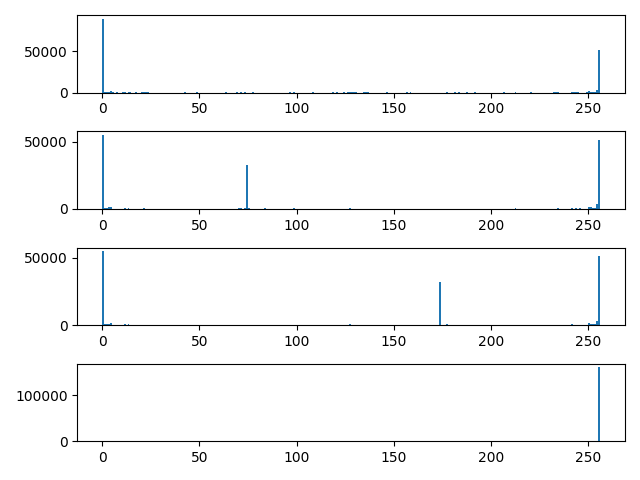
#> input picture problems.histogram/1.png, 640 x 480 px
$ python histogram.py --image 1.png
#> lines starting #> are read from the running program, lines starting #| are printed output that depends on the picture
from PIL import Image
import numpy as np
import matplotlib.pyplot as plt

import argparse

parser = argparse.ArgumentParser()
parser.add_argument("--image", type=str)
parser.add_argument("--output", type=str)

args = parser.parse_args()

img = Image.open(args.image)
#> img is the input picture: PIL image 640x480 RGBA; mean R, G, B, A 247.3, 247.7, 248, 255

fig, axes = plt.subplots(4, 1)
a = np.array(img)

for i in range(4):
    c = a.T[i]
    axes[i].hist(c.flatten(), bins=np.arange(256 + 1))
#> this loop made 4 passes
#> pass 1, `c = a.T[i]`:
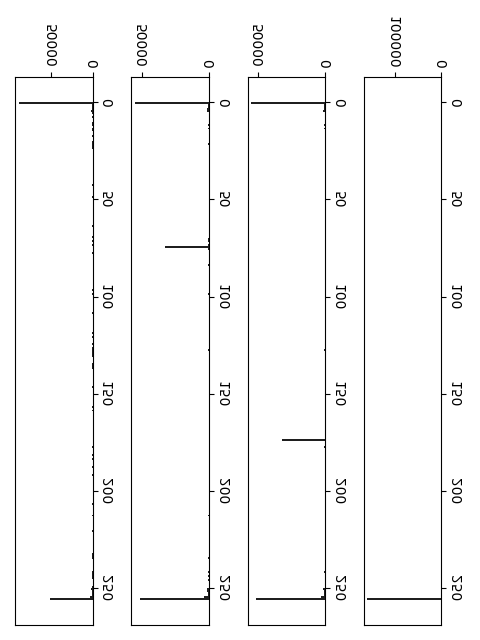
#> c: shape (640, 480); min 0, max 255, mean 247.3
#> after the loop: c: shape (640, 480); every value is 255

plt.tight_layout()
plt.savefig(args.output)
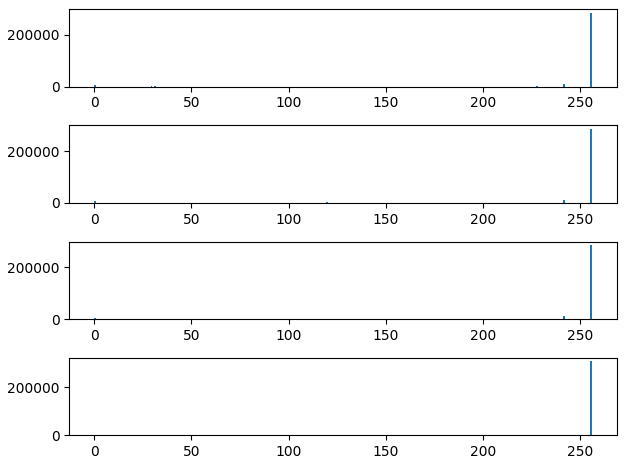
#> figure drawn by matplotlib, 4 panels; panel 1: tallest bar 286324 high, from x = 255 to 256; panel 2: tallest bar 286324 high, from x = 255 to 256; panel 3: tallest bar 286324 high, from x = 255 to 256; panel 4: tallest bar 307200 high, from x = 255 to 256

$ run again, on problems.histogram/11.png
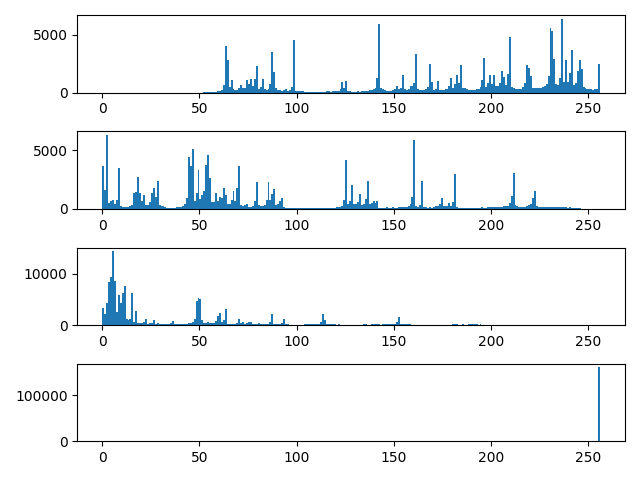
#> input picture problems.histogram/11.png, 640 x 480 px
#> img is the input picture: PIL image 640x480 RGBA; mean R, G, B, A 241.7, 244.3, 246.1, 255
#> the loop `for i in range(4):` made 4 passes
#> pass 1, `c = a.T[i]`:
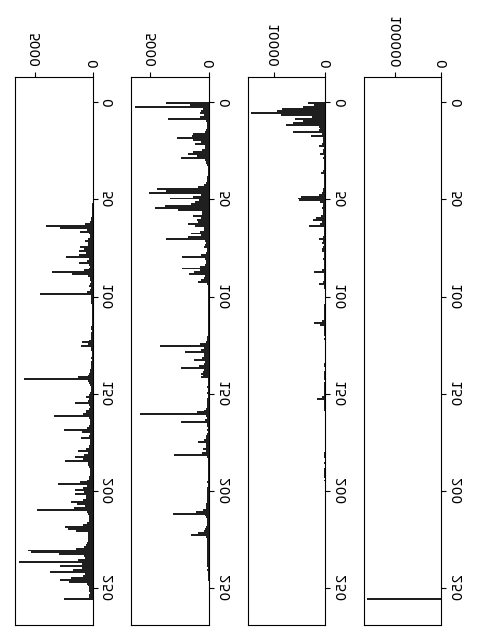
#> c: shape (640, 480); min 0, max 255, mean 241.7
#> pass 3, `c = a.T[i]`:
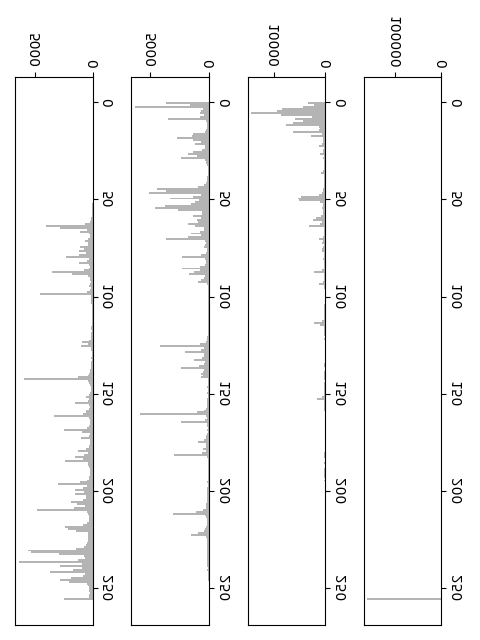
#> c: shape (640, 480); min 0, max 255, mean 246.1

$ run again, on problems.histogram/12.png
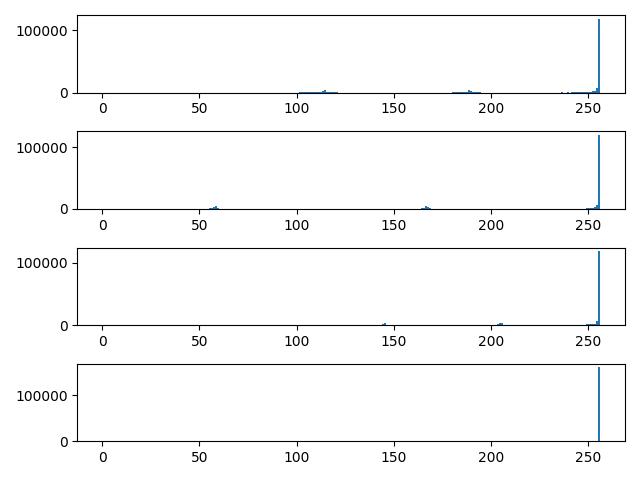
#> input picture problems.histogram/12.png, 640 x 480 px
#> img is the input picture: PIL image 640x480 RGBA; mean R, G, B, A 247.7, 247.9, 248, 255
#> the loop `for i in range(4):` made 4 passes
#> pass 1, `c = a.T[i]`:
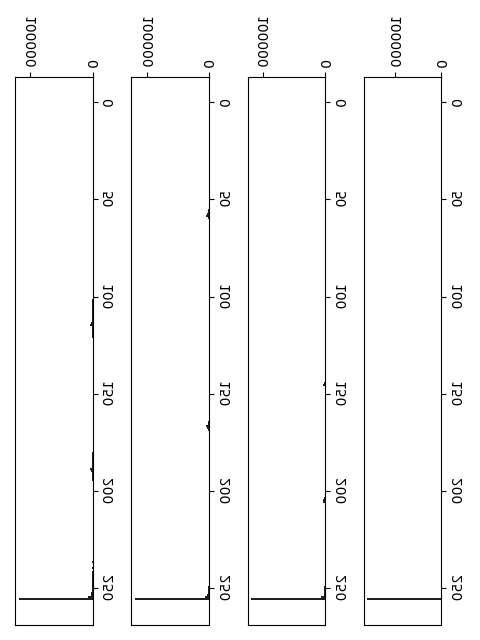
#> c: shape (640, 480); min 0, max 255, mean 247.7

$ run again, on problems.histogram/13.png
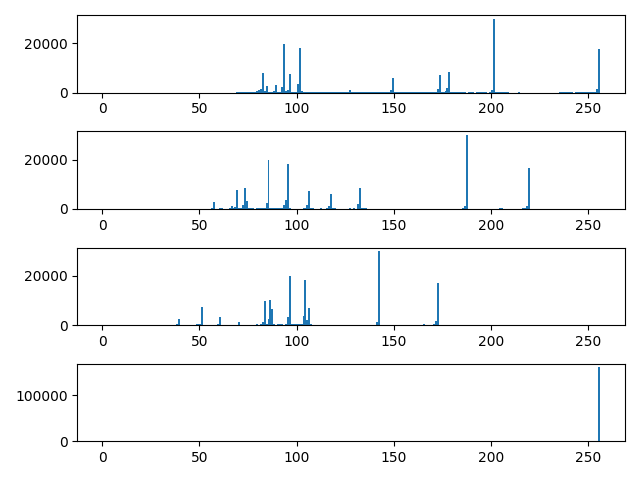
#> input picture problems.histogram/13.png, 640 x 480 px
#> img is the input picture: PIL image 640x480 RGBA; mean R, G, B, A 246.4, 247.1, 247.7, 255
#> the loop `for i in range(4):` made 4 passes
#> pass 1, `c = a.T[i]`:
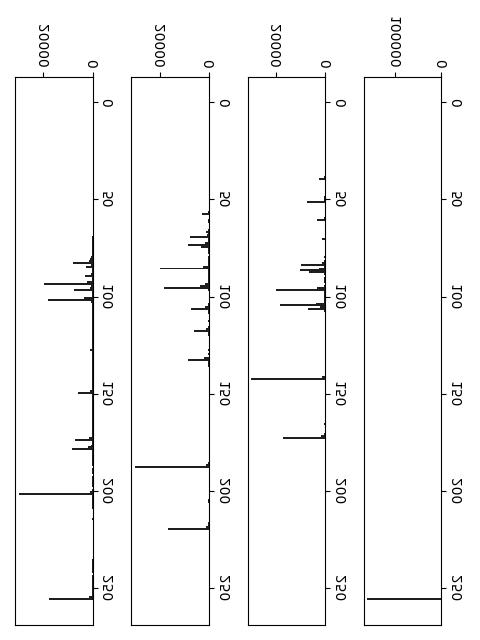
#> c: shape (640, 480); min 0, max 255, mean 246.4
